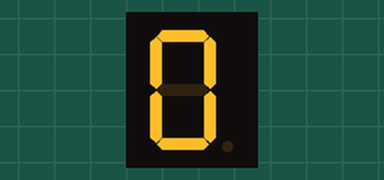
Bench run of a sketch on a simulated Arduino Uno, built with avr-gcc and run on an emulated ATmega328P. Shown: 1-digit seven-segment display. Wiring (inferred from the names in the program): 1-digit 7-segment display, segments lit when HIGH: segments pin 8, pin 9, pin 4, pin 5, pin 6, pin 2, pin 3. The segment pins are drawn as the display they are named for.

Above: at 0.1 s.
At 1.1 s:
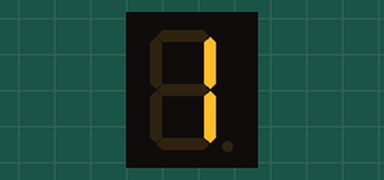
At 2.1 s:
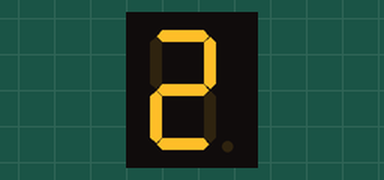
At 4.1 s:
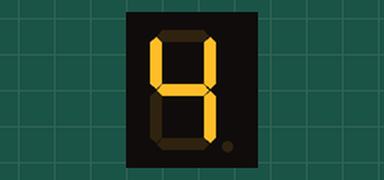
At 6.1 s:
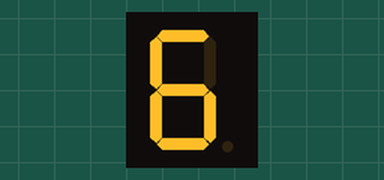
At 9.1 s:
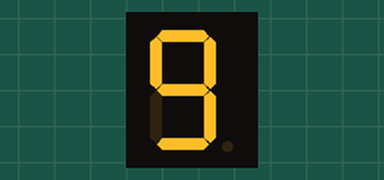

The sketch:

calculator.ino
```cpp
int a = 8;  //For displaying segment "a"
int b = 9;  //For displaying segment "b"
int c = 4;  //For displaying segment "c"
int d = 5;  //For displaying segment "d"
int e = 6;  //For displaying segment "e"
int f = 2;  //For displaying segment "f"
int g = 3;  //For displaying segment "g"
void setup() {
  // put your setup code here, to run once:
  pinMode(a, OUTPUT);  //A
  pinMode(b, OUTPUT);  //B
  pinMode(c, OUTPUT);  //C
  pinMode(d, OUTPUT);  //D
  pinMode(e, OUTPUT);  //E
  pinMode(f, OUTPUT);  //F
  pinMode(g, OUTPUT);  //G
}
void loop() {
  // put your main code here, to run repeatedly:
  for(int i=0;i<10;i++)
 {
   displayDigit(i);
   delay(1000);
   turnOff();
 }
}
void displayDigit(int digit)
{
 //Conditions for displaying segment a
 if(digit!=1 && digit != 4)
 digitalWrite(a,HIGH);
 //Conditions for displaying segment b
 if(digit != 5 && digit != 6)
 digitalWrite(b,HIGH);
 //Conditions for displaying segment c
 if(digit !=2)
 digitalWrite(c,HIGH);
 //Conditions for displaying segment d
 if(digit != 1 && digit !=4 && digit !=7)
 digitalWrite(d,HIGH);
 //Conditions for displaying segment e
 if(digit == 2 || digit ==6 || digit == 8 || digit==0)
 digitalWrite(e,HIGH);
 //Conditions for displaying segment f
 if(digit != 1 && digit !=2 && digit!=3 && digit !=7)
 digitalWrite(f,HIGH);
 if (digit!=0 && digit!=1 && digit !=7)
 digitalWrite(g,HIGH);
}
void turnOff()
{
  digitalWrite(a,LOW);
  digitalWrite(b,LOW);
  digitalWrite(c,LOW);
  digitalWrite(d,LOW);
  digitalWrite(e,LOW);
  digitalWrite(f,LOW);
  digitalWrite(g,LOW);
}
```

Measured:
- by itself, everything shown: repeats every 10.0 s, in 11 steps
- what the display in image 1 shows lasts 1.0 s, from 1.0 s to 2.0 s
